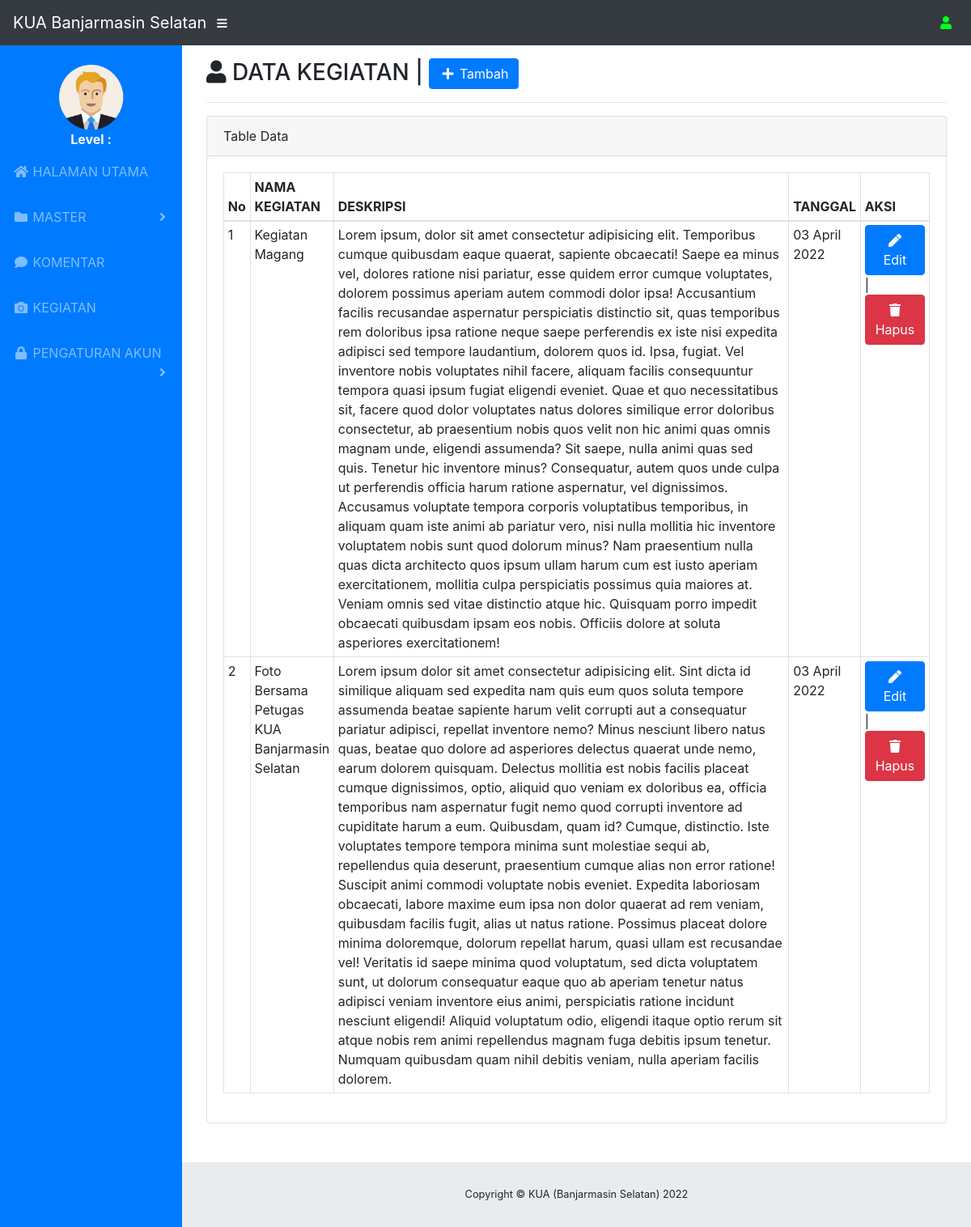
The app's page /4m1nKu4_bjm_Sel/akun/kegiatan.php with its own data.
### tables this page shows
CREATE TABLE IF NOT EXISTS `tbl_kegiatan` (
  `id_kegiatan` int(11) NOT NULL,
  `nama_kegiatan` varchar(100) NOT NULL,
  `ket` text NOT NULL,
  `tgl_up` datetime NOT NULL,
  `foto_kegiatan` text NOT NULL
);

### 4m1nKu4_bjm_Sel/akun/kegiatan.php (the view, shortened to what this page needs)
<?php
    include "header.php";
    ?>
    <div class="container-fluid">
        <h3><span class="fas fa-user"></span> DATA KEGIATAN | <a href="kegiatan_add.php"><button class=" btn btn-primary"><span class="fas fa-fw fa-plus"></span> Tambah</button></a></h3>
        <hr>
        <div class="card mb-3">
            <div class="card-header ">
               Table Data
            </div>
            <div class="card-body">
                <div class="table-responsive">
                    <table class="table table-bordered table-sm" width="100%" cellspacing="0">
                        <thead>
                            <tr>
                                <th>No </th>
                                <th>NAMA KEGIATAN</th>
                                <th width="900">DESKRIPSI</th>
                                <th>TANGGAL</th>
                                <th>AKSI</th>
                            </tr>
                        </thead>
                        <tbody> <?php
                            $no = 1;
                            $qry = mysql_query("SELECT * FROM tbl_kegiatan");
                            while ($b = mysql_fetch_array($qry)) {
                            ?>
                                <tr>
                                    <td><?php echo $no++ ?></td>
                                    <td><?php echo $b['nama_kegiatan'] ?></td>
                                    <td><?php echo $b['ket'] ?></td>
                                    <td><?php echo date('d F Y', strtotime($b['tgl_up'])) ?></td>
                                    <td><a href="kegiatan_update.php?id_kegiatan=<?php echo $b['id_kegiatan']; ?>" class=" btn btn-primary"><span class="fas fa-pen"></span> Edit<a> |
                                        <a onclick="return confirm('Apakah anda yakin ?')" href="kegiatan_dele.php?id_kegiatan=<?php echo $b['id_kegiatan']; ?>"class=" btn btn-danger"><span class="fas fa-trash"></span> Hapus</a>
                                        </td>
                                </tr>
                            <?php
                                }
                                ?>
                        </tbody>
                    </table>
                </div>
            </div>
        </div>
    </div>
    <?php
        include "footer.php"
        ?>

### records on screen
tbl_kegiatan: nama_kegiatan "Kegiatan Magang", ket "Lorem ipsum, dolor sit amet consectetur adipisicing elit. Temporibus cumque quibusdam eaque quaerat, sapiente obcaecati! Saepe ea minus vel, dolores ratione nisi pariatur, esse quidem error cumque voluptates, dolorem possimus aperiam autem commodi dolor ipsa! Accusantium facilis recusandae aspernatur perspiciatis distinctio sit, quas temporibus rem doloribus ipsa ratione neque saepe perferendis ex iste nisi expedita adipisci sed tempore laudantium, dolorem quos id. Ipsa, fugiat. Vel inventore nobis voluptates nihil facere, aliquam facilis consequuntur tempora quasi ipsum fugiat eligendi eveniet. Quae et quo necessitatibus sit, facere quod dolor voluptates natus dolores similique error…", tgl_up "03 April 2022"
tbl_kegiatan: nama_kegiatan "Foto Bersama Petugas KUA Banjarmasin Selatan", ket "Lorem ipsum dolor sit amet consectetur adipisicing elit. Sint dicta id similique aliquam sed expedita nam quis eum quos soluta tempore assumenda beatae sapiente harum velit corrupti aut a consequatur pariatur adipisci, repellat inventore nemo? Minus nesciunt libero natus quas, beatae quo dolore ad asperiores delectus quaerat unde nemo, earum dolorem quisquam. Delectus mollitia est nobis facilis placeat cumque dignissimos, optio, aliquid quo veniam ex doloribus ea, officia temporibus nam aspernatur fugit nemo quod corrupti inventore ad cupiditate harum a eum. Quibusdam, quam id? Cumque, distinctio. Iste voluptates tempore tempora minima sunt molestiae sequi ab, repellendus quia deserunt,…", tgl_up "03 April 2022"
